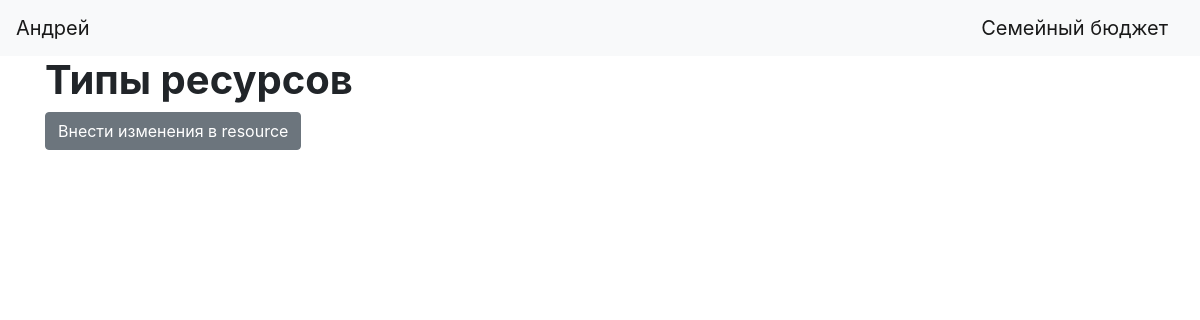
Page /resource_table (signed in) on the earlier database version.
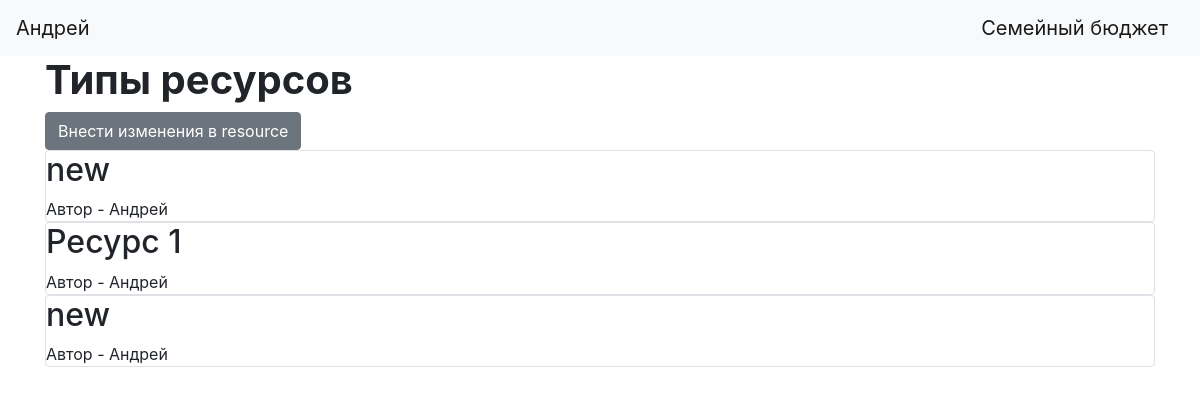
Same page on the later database version.
### data/resources.py (models this page shows)
class Resource(SqlAlchemyBase):
    __tablename__ = 'resource'
    id = sqlalchemy.Column(sqlalchemy.Integer,
                           primary_key=True, autoincrement=True)
    title = sqlalchemy.Column(sqlalchemy.String, nullable=True)
    content = sqlalchemy.Column(sqlalchemy.String, nullable=True)
    user_id = sqlalchemy.Column(sqlalchemy.Integer,
                                sqlalchemy.ForeignKey("users.id"))
    user = orm.relation('User')

### data/users.py (models this page shows, shortened)
class User(SqlAlchemyBase, UserMixin):
    __tablename__ = 'users'
    id = sqlalchemy.Column(sqlalchemy.Integer,
                           primary_key=True, autoincrement=True)
    name = sqlalchemy.Column(sqlalchemy.String, nullable=True)
    email = sqlalchemy.Column(sqlalchemy.String,
                              index=True, unique=True, nullable=True)
    hashed_password = sqlalchemy.Column(sqlalchemy.String, nullable=True)
    created_date = sqlalchemy.Column(sqlalchemy.DateTime,
                                     default=datetime.datetime.now)
    cards = orm.relation("Cards", back_populates='user')
    type_of_operation = orm.relation('Type_of_operation', back_populates='user')
    owner_money = orm.relation("Owner_money", back_populates='user')
    resource = orm.relation("Resource", back_populates='user')

### main.py (the view)
@app.route('/resource_table')
def get_resource_table():
    db_sess = db_session.create_session()
    resource = db_sess.query(Resource).filter(Resource.user_id == current_user.id)
    return render_template("resource_table.html", resource=resource)

### data/db_session.py (called while the page is built)
def create_session() -> Session:
    global __factory
    return __factory()

### main.py (called while the page is built)
@login_manager.user_loader
def load_user(user_id):
    db_sess = db_session.create_session()
    return db_sess.query(User).get(user_id)

### templates/resource_table.html (shortened to what this page needs)
{% extends "base.html" %}
{% block content %}
<h1><b>Типы ресурсов</b></h1>
<a href="resource" class="btn btn-secondary">Внести изменения в resource</a>
{% for item in resource[::-1] %}
<div class="col-md6 border rounded">
    <h2>{{item.title}}</h2>
    <div>
        Автор - {{item.user.name}}
    </div>
</div>
{% endfor %}
{% endblock %}

Differences in the rows shown:
added Resource: title "new", user.name "Андрей"
added Resource: title "Ресурс 1", user.name "Андрей"
added Resource: title "new", user.name "Андрей"
